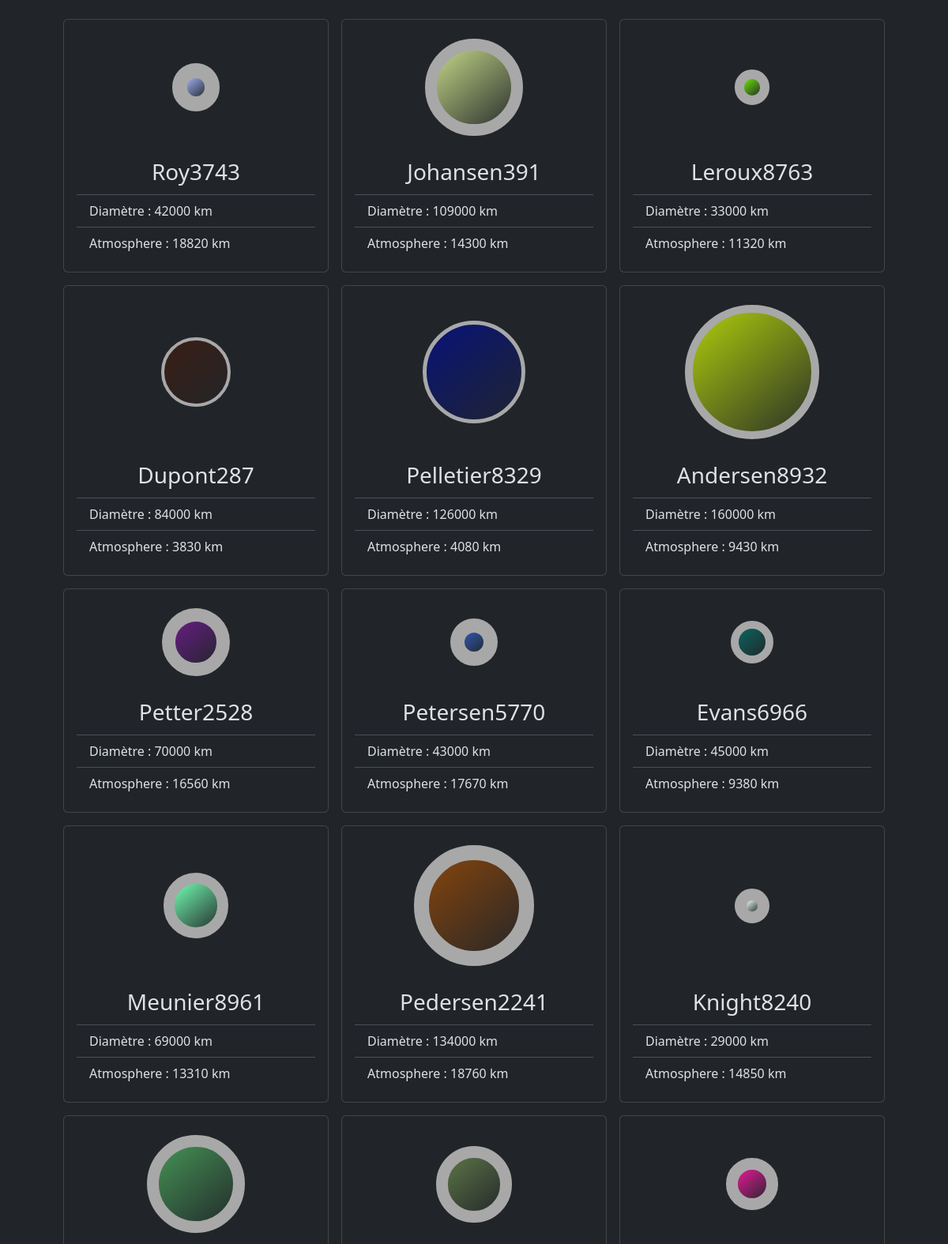
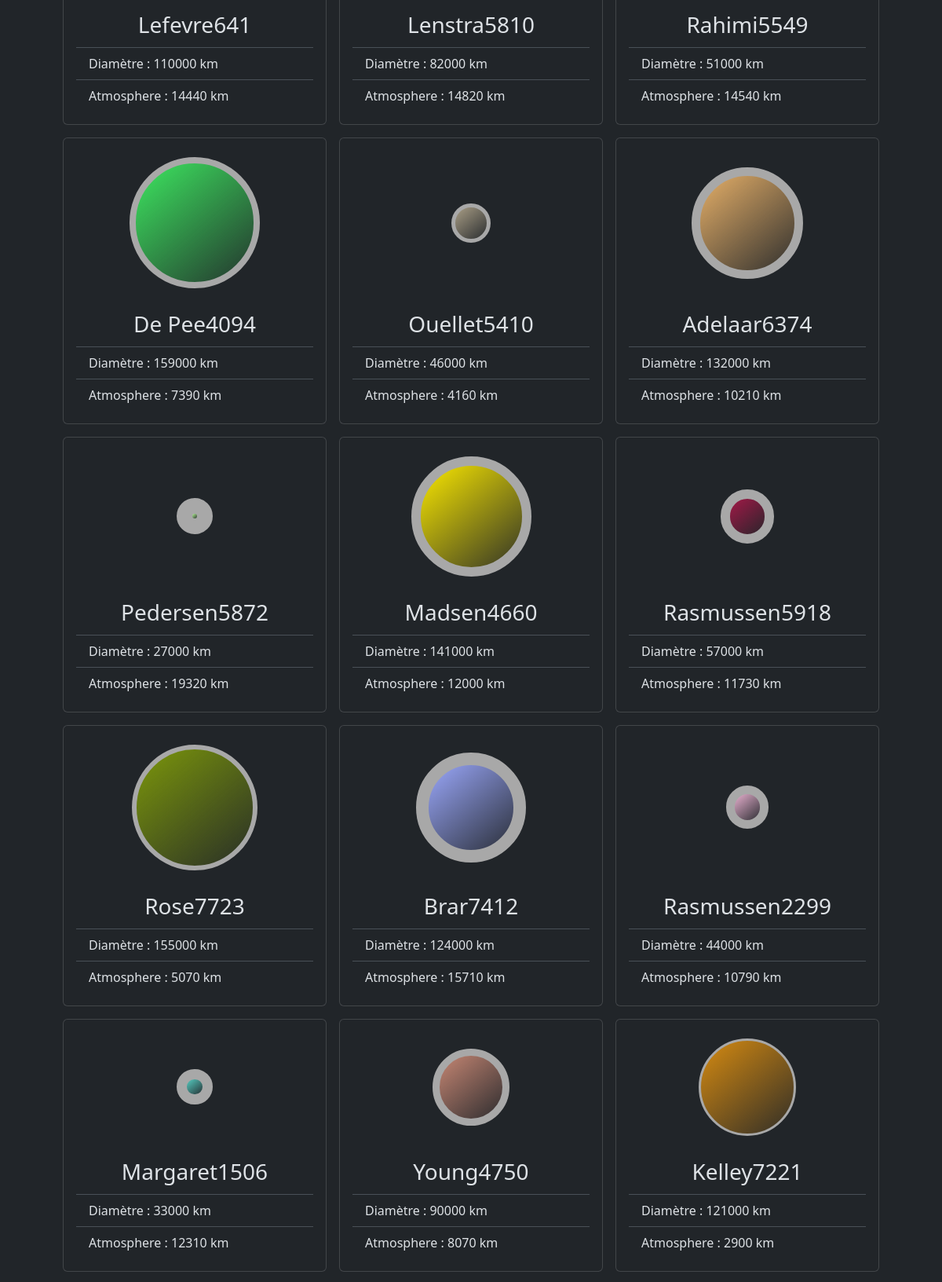
Page /cards.php?page=1 (upper part) on the committed database (2 pictures, top to bottom).
### tables this page shows
CREATE TABLE `planet` (
  `planet_id` int NOT NULL,
  `planet_name` varchar(50) NOT NULL,
  `planet_diameter` int NOT NULL,
  `planet_color` varchar(7) NOT NULL,
  `planet_atmo` int NOT NULL
);

### cards.php (the view, shortened to what this page needs)
<!DOCTYPE html>
<html lang="en" data-bs-theme="dark">
<head>
    <link rel="stylesheet" href="https://cdn.jsdelivr.net/npm/bootstrap@5.3.3/dist/css/bootstrap.min.css"
>
    <link rel="stylesheet" href="style/style.css">
</head>
<body class="p-2 p-xl-4 mb-4">
    <div class="d-flex flex-wrap justify-content-center gap-3">
        <?php
        $pdo = new PDO("mysql:host=localhost;dbname=planetarium", "root", "1234");
        if (isset($_GET["page"])) {
            $page = $_GET["page"];
        } else {
            header('Location: cards.php?page=1');
        };
        $limitPage = 30;
        $offset = ($page * $limitPage) - $limitPage;
        $sql = "SELECT * FROM planet ORDER BY planet_id ASC LIMIT $offset, $limitPage";
        $stmt = $pdo->query($sql);
        $planets = $stmt->fetchAll(PDO::FETCH_ASSOC);
        foreach ($planets as $planet) {
        ?>
            <div class="card d-flex flex-column" style="width: 21rem;">
                <div class="d-flex justify-content-center align-items-center h-100 pt-4">
                    <div class="d-flex justify-content-center align-items-center mx-auto"
                        id="titre"
                        data-color="<?= $planet["planet_color"] ?>"
                        data-size="<?= ($planet["planet_diameter"] + $planet["planet_atmo"]) / 1000 ?>"
                        data-atmo="<?= ceil($planet["planet_atmo"] / 1000) ?>">
                    </div>
                </div>
                <div class="card-body">
                    <ul class="list-group list-group-flush">
                        <li class="list-group-item fs-3 text-center"><?= ucfirst($planet["planet_name"]) ?></li>
                        <li class="list-group-item">Diamètre : <?= $planet["planet_diameter"] ?> km</li>
                        <li class="list-group-item">Atmosphere : <?= $planet["planet_atmo"] ?> km</li>
                    </ul>
                </div>
            </div>
        <?php
        }
        ?>
    </div>
</body>
</html>

### style/style.css (style rules this page uses)
body { background-image: url(./planets.jpg); background-position: center; background-size: cover; background-repeat: no-repeat; background-attachment: fixed; min-height: 100vh; }
#titre { border-radius: 50%; }
.card-body { align-content: end; }

### rows in the picture
planet: planet_name "Roy3743", planet_diameter "42000", planet_atmo "18820"
planet: planet_name "Johansen391", planet_diameter "109000", planet_atmo "14300"
planet: planet_name "Leroux8763", planet_diameter "33000", planet_atmo "11320"
planet: planet_name "Dupont287", planet_diameter "84000", planet_atmo "3830"
planet: planet_name "Pelletier8329", planet_diameter "126000", planet_atmo "4080"
planet: planet_name "Andersen8932", planet_diameter "160000", planet_atmo "9430"
planet: planet_name "Petter2528", planet_diameter "70000", planet_atmo "16560"
planet: planet_name "Petersen5770", planet_diameter "43000", planet_atmo "17670"
planet: planet_name "Evans6966", planet_diameter "45000", planet_atmo "9380"
planet: planet_name "Meunier8961", planet_diameter "69000", planet_atmo "13310"
planet: planet_name "Pedersen2241", planet_diameter "134000", planet_atmo "18760"
planet: planet_name "Knight8240", planet_diameter "29000", planet_atmo "14850"
planet: planet_name "Lefevre641", planet_diameter "110000", planet_atmo "14440"
planet: planet_name "Lenstra5810", planet_diameter "82000", planet_atmo "14820"
planet: planet_name "Rahimi5549", planet_diameter "51000", planet_atmo "14540"
planet: planet_name "De Pee4094", planet_diameter "159000", planet_atmo "7390"
planet: planet_name "Ouellet5410", planet_diameter "46000", planet_atmo "4160"
planet: planet_name "Adelaar6374", planet_diameter "132000", planet_atmo "10210"
planet: planet_name "Pedersen5872", planet_diameter "27000", planet_atmo "19320"
planet: planet_name "Madsen4660", planet_diameter "141000", planet_atmo "12000"
planet: planet_name "Rasmussen5918", planet_diameter "57000", planet_atmo "11730"
planet: planet_name "Rose7723", planet_diameter "155000", planet_atmo "5070"
planet: planet_name "Brar7412", planet_diameter "124000", planet_atmo "15710"
planet: planet_name "Rasmussen2299", planet_diameter "44000", planet_atmo "10790"
planet: planet_name "Margaret1506", planet_diameter "33000", planet_atmo "12310"
planet: planet_name "Young4750", planet_diameter "90000", planet_atmo "8070"
planet: planet_name "Kelley7221", planet_diameter "121000", planet_atmo "2900"
